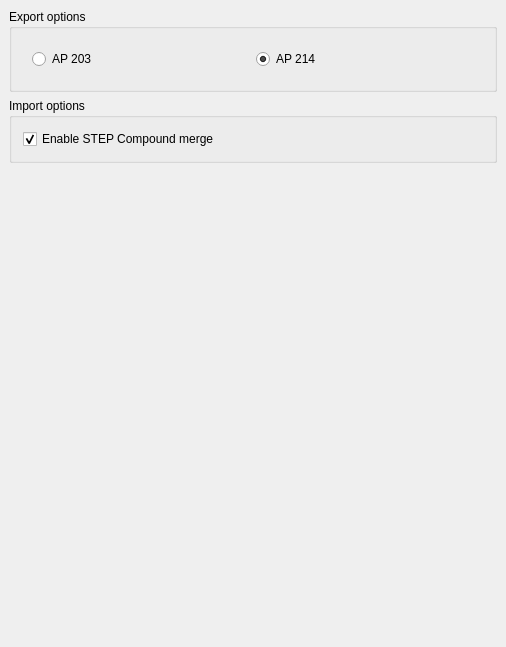
<?xml version="1.0" encoding="UTF-8"?>
<ui version="4.0">
 <class>Gui::Dialog::DlgSettingsDraft</class>
 <widget class="QWidget" name="Gui::Dialog::DlgSettingsDraft">
  <property name="geometry">
   <rect>
    <x>0</x>
    <y>0</y>
    <width>506</width>
    <height>647</height>
   </rect>
  </property>
  <property name="windowTitle">
   <string>(h)STEP</string>
  </property>
  <layout class="QVBoxLayout">
   <property name="spacing">
    <number>6</number>
   </property>
   <property name="margin">
    <number>9</number>
   </property>
   <item>
    <widget class="QGroupBox" name="GroupBox1">
     <property name="title">
      <string>Export options</string>
     </property>
    <layout class="QVBoxLayout" name="verticalLayout">
    <item>
     <layout class="QHBoxLayout" name="horizontalLayout_10">
     <property name="spacing">
      <number>6</number>
     </property>
     <property name="margin">
      <number>9</number>
     </property>
     <item>
      <widget class="Gui::PrefRadioButton" name="radioButtonAP203">
       <property name="toolTip">
           <string>Please select the STEP output format your are willing to get</string>
       </property>
       <property name="text">
        <string notr="true">AP 203</string>
       </property>
       <property name="checked" >
        <bool>false</bool>
       </property>
       <property name="prefEntry" stdset="0">
        <cstring>Scheme_203</cstring>
       </property>
       <property name="prefPath" stdset="0">
        <cstring>Mod/Import/hSTEP</cstring>
       </property>
      </widget>
     </item>
     <item>
      <widget class="Gui::PrefRadioButton" name="radioButtonAP214">
       <property name="text">
        <string notr="true">AP 214</string>
       </property>
       <property name="checked" >
        <bool>true</bool>
       </property>
       <property name="prefEntry" stdset="0">
        <cstring>Scheme_214</cstring>
       </property>
       <property name="prefPath" stdset="0">
        <cstring>Mod/Import/hSTEP</cstring>
       </property>
      </widget>
     </item>
    </layout>
   </item>
  </layout>
 </widget>
 </item>
 <item>
 <widget class="QGroupBox" name="GroupBox2">
  <property name="title">
      <string>Import options</string>
  </property>
  <layout class="QVBoxLayout" name="verticalLayout2">
   <item>
    <widget class="Gui::PrefCheckBox" name="checkBox">
     <property name="toolTip">
      <string>If this is checked, no Compound merge will be done during file reading (slower but higher details).</string>
     </property>
     <property name="text">
      <string>Enable STEP Compound merge</string>
     </property>
     <property name="checked">
       <bool>true</bool>
     </property>
     <property name="prefEntry" stdset="0">
      <cstring>ReadShapeCompoundMode</cstring>
     </property>
     <property name="prefPath" stdset="0">
      <cstring>Mod/Import/hSTEP</cstring>
     </property>
    </widget>
   </item>
  </layout>
 </widget>
 </item>
 <item>
  <spacer name="verticalSpacer">
   <property name="orientation">
    <enum>Qt::Vertical</enum>
   </property>
   <property name="sizeHint" stdset="0">
    <size>
     <width>20</width>
     <height>40</height>
    </size>
   </property>
  </spacer>
 </item>
 </layout>
 </widget>
 <layoutdefault spacing="6" margin="11"/>
 <pixmapfunction>qPixmapFromMimeSource</pixmapfunction>
 <customwidgets>
  <customwidget>
   <class>Gui::PrefRadioButton</class>
   <extends>QRadioButton</extends>
   <header>Gui/PrefWidgets.h</header>
  </customwidget>
  <customwidget>
   <class>Gui::PrefCheckBox</class>
   <extends>QCheckBox</extends>
   <header>Gui/PrefWidgets.h</header>
  </customwidget>
  <customwidget>
   <class>Gui::PrefDoubleSpinBox</class>
   <extends>QDoubleSpinBox</extends>
   <header>Gui/PrefWidgets.h</header>
  </customwidget>
 </customwidgets>
 <resources/>
 <connections/>
</ui>
